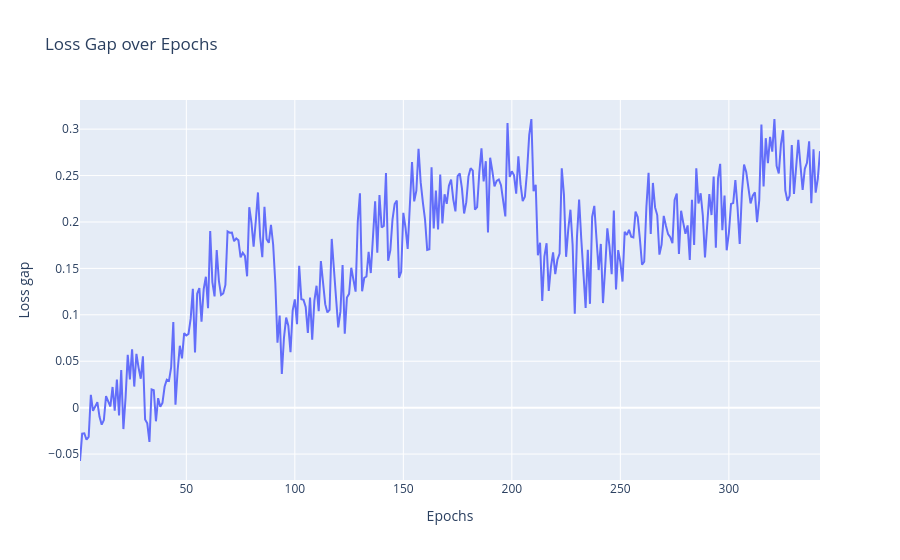

Notebook code for this chart:
### Code cell
loss_gap = val_loss - train_loss

fig = go.Figure()
fig.add_trace(go.Scatter(x=epochs, y=loss_gap, mode="lines", name="Val Loss - Train Loss"))

fig.update_layout(
    title="Loss Gap over Epochs",
    xaxis_title="Epochs",
    yaxis_title="Loss gap",
    hovermode="x unified"
)

### Figure 1 — Plotly figure (JSON) as saved in the notebook; plotly's stock layout.template omitted (floating-point values rounded to 4 significant figures; data arrays with more than 128 entries replaced by an {"elided": "..."} marker saying what was removed)
{"data": [{"mode": "lines", "name": "Val Loss - Train Loss", "type": "scatter", "x": {"elided": "342 int values"}, "y": {"elided": "342 float values"}}], "layout": {"hovermode": "x unified", "title": {"text": "Loss Gap over Epochs"}, "xaxis": {"title": {"text": "Epochs"}}, "yaxis": {"title": {"text": "Loss gap"}}}}
